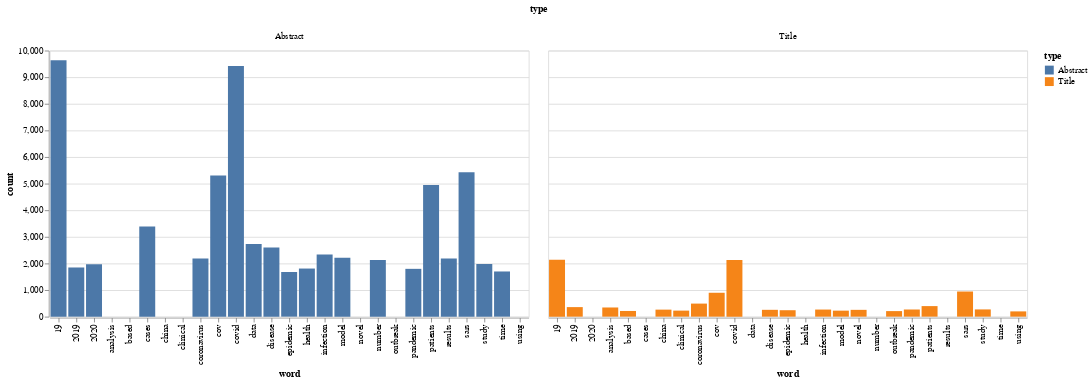

Notebook code cell kept with this figure:
### Markdown cell above
<h4> We plot!!</h4>

### Code cell
source = count_df

alt.Chart(source).mark_bar().encode(
    tooltip=["word","count"],
    column='type',
    x='word',
    y='count',
    color='type'
)

### Figure 1 — Vega-Lite specification as saved in the notebook (floating-point values rounded to 4 significant figures)
{"config": {"view": {"continuousWidth": 400, "continuousHeight": 300}}, "data": {"name": "data-8648d6bc46881488f6bd3188235b3ca3"}, "mark": "bar", "encoding": {"color": {"type": "nominal", "field": "type"}, "column": {"type": "nominal", "field": "type"}, "tooltip": [{"type": "nominal", "field": "word"}, {"type": "quantitative", "field": "count"}], "x": {"type": "nominal", "field": "word"}, "y": {"type": "quantitative", "field": "count"}}, "$schema": "https://vega.github.io/schema/vega-lite/v4.8.1.json", "datasets": {"data-8648d6bc46881488f6bd3188235b3ca3": [{"word": "19", "count": 9637, "type": "Abstract"}, {"word": "covid", "count": 9419, "type": "Abstract"}, {"word": "sars", "count": 5431, "type": "Abstract"}, {"word": "cov", "count": 5304, "type": "Abstract"}, {"word": "patients", "count": 4950, "type": "Abstract"}, {"word": "cases", "count": 3385, "type": "Abstract"}, {"word": "data", "count": 2727, "type": "Abstract"}, {"word": "disease", "count": 2597, "type": "Abstract"}, {"word": "infection", "count": 2334, "type": "Abstract"}, {"word": "model", "count": 2211, "type": "Abstract"}, {"word": "coronavirus", "count": 2189, "type": "Abstract"}, {"word": "results", "count": 2181, "type": "Abstract"}, {"word": "number", "count": 2127, "type": "Abstract"}, {"word": "study", "count": 1979, "type": "Abstract"}, {"word": "2020", "count": 1972, "type": "Abstract"}, {"word": "2019", "count": 1848, "type": "Abstract"}, {"word": "health", "count": 1808, "type": "Abstract"}, {"word": "pandemic", "count": 1797, "type": "Abstract"}, {"word": "time", "count": 1698, "type": "Abstract"}, {"word": "epidemic", "count": 1679, "type": "Abstract"}, {"word": "19", "count": 2135, "type": "Title"}, {"word": "covid", "count": 2128, "type": "Title"}, {"word": "sars", "count": 945, "type": "Title"}, {"word": "cov", "count": 898, "type": "Title"}, {"word": "coronavirus", "count": 491, "type": "Title"}, {"word": "patients", "count": 397, "type": "Title"}, {"word": "2019", "count": 359, "type": "Title"}, {"word": "analysis", "count": 345, "type": "Title"}, {"word": "study", "count": 272, "type": "Title"}, {"word": "pandemic", "count": 269, "type": "Title"}, {"word": "infection", "count": 267, "type": "Title"}, {"word": "china", "count": 264, "type": "Title"}, {"word": "disease", "count": 257, "type": "Title"}, {"word": "novel", "count": 256, "type": "Title"}, {"word": "epidemic", "count": 242, "type": "Title"}, {"word": "clinical", "count": 227, "type": "Title"}, {"word": "model", "count": 226, "type": "Title"}, {"word": "based", "count": 214, "type": "Title"}, {"word": "outbreak", "count": 209, "type": "Title"}, {"word": "using", "count": 198, "type": "Title"}]}}
